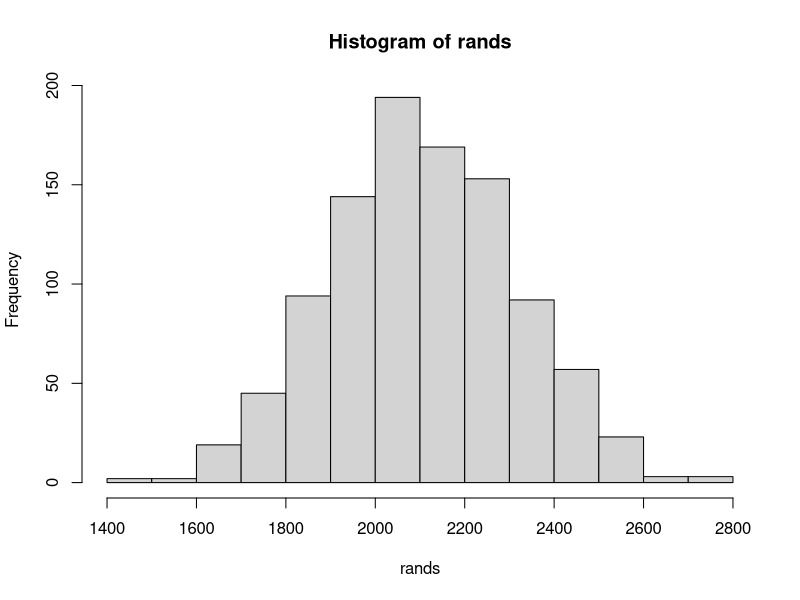

This chart was generated by the following R code:
rm(list = ls())

#####################
### Bai 1

X = c(1, 2, 3, 4, 5, 6, 7, 8, 9)
Y = c(1.5, 2.3, 3.2, 4.6, 5.4, 6.6, 7.6, 8.6, 9.1)

print(paste("Do dai vector X: ", length(X)))
print(paste("Do dai vector Y: ", length(Y)))

print(paste("X[2] = ", X[2]))
print(paste("Y[1, 4, 7] = ", Y[c(1, 4, 7)]))

X[4] = 215
X
Y[c(1, 5)] = c(99, 199)
Y

round(Y)

X + Y
5 * Y

### Bai 1
#####################

#####################
### Bai 2

A = matrix(c(1, 3, 2, 8, 2, 6, 4, 7, 1, 5, 3, 5, 3, 4, 2, 1), nrow = 4, ncol = 4, byrow = TRUE)
B = matrix(c(1, 4, 1, 4, 2, 1, 7, 6, 3, 5, 8, 3, 4, 3, 9, 7), nrow = 4, ncol = 4, byrow = TRUE)

rownames(A) = c("X", "Y", "Z", "T")
C = A

rowSums(B)
colSums(B)

rowMeans(B)
colMeans(B)

A[2, 3]

D = A[1:2,]
D

E = B[, -3]
E

t(A)

solve(A)

eigen(B)

det(B)

A * B

Z = A * solve(B)
Z

### Bai 2
#####################

#####################
### Bai 3

X = 1 - pnorm(2400, 2100, 200)
X

X = pnorm(2200, 2100, 200) - pnorm(1700, 2100, 200)
X


a = qnorm(p = 1 - 0.03, mean = 2100, sd = 200)
a

rands = rnorm(n = 1000, mean = 2100, sd = 200)
hist(rands)

### Bai 3
#####################
